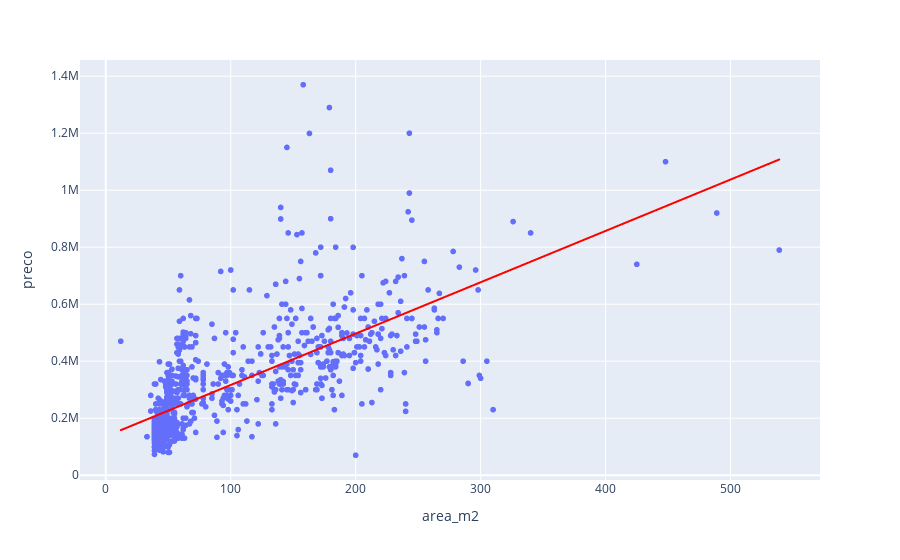

Notebook source saved alongside this figure:
### Code cell
px.scatter(dados, x= 'area_m2', y= 'preco', trendline_color_override='red', trendline= 'ols')

### Figure 1 — Plotly figure (JSON) as saved in the notebook; plotly's stock layout.template omitted (floating-point values rounded to 4 significant figures; data arrays with more than 128 entries replaced by an {"elided": "..."} marker saying what was removed)
{"data": [{"hovertemplate": "area_m2=%{x}<br>preco=%{y}<extra></extra>", "legendgroup": "", "marker": {"color": "#636efa", "symbol": "circle"}, "mode": "markers", "name": "", "showlegend": false, "type": "scattergl", "x": {"elided": "1001 int values"}, "xaxis": "x", "y": {"elided": "1001 float values"}, "yaxis": "y"}, {"hovertemplate": "<b>OLS trendline</b><br>preco = 1802.01 * area_m2 + 136323<br>R<sup>2</sup>=0.489014<br><br>area_m2=%{x}<br>preco=%{y} <b>(trend)</b><extra></extra>", "legendgroup": "", "line": {"color": "red"}, "marker": {"color": "#636efa", "symbol": "circle"}, "mode": "lines", "name": "", "showlegend": false, "type": "scattergl", "x": {"elided": "1001 int values"}, "xaxis": "x", "y": {"elided": "1001 float values"}, "yaxis": "y"}], "layout": {"legend": {"tracegroupgap": 0}, "margin": {"t": 60}, "xaxis": {"anchor": "y", "domain": [0, 1], "title": {"text": "area_m2"}}, "yaxis": {"anchor": "x", "domain": [0, 1], "title": {"text": "preco"}}}}
